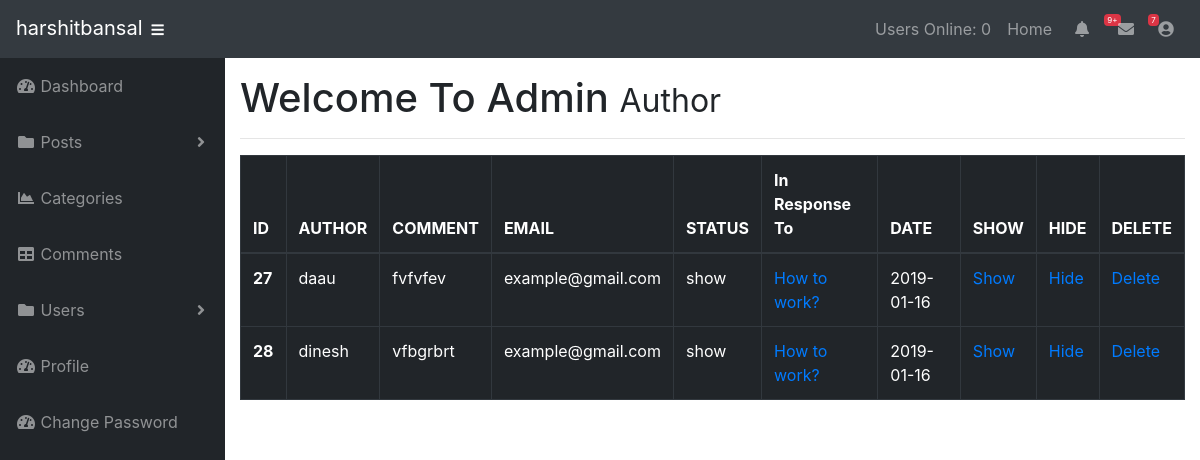
Before: /admin/post_comment.php?id=2 (signed in) with the older database file.
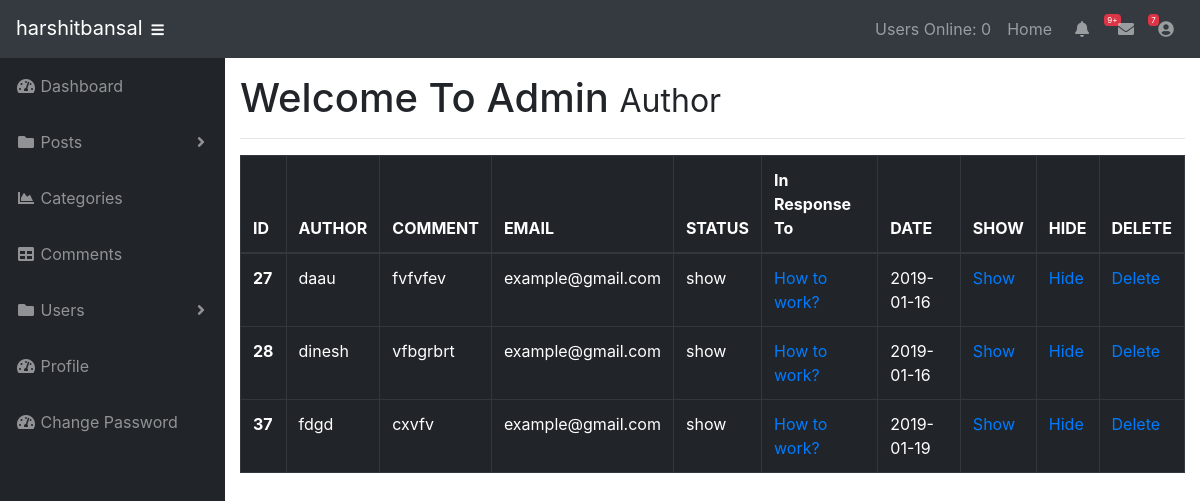
After: the same page with the newer database file.
### tables this page shows
CREATE TABLE `comments` (
  `comment_id` int(3) NOT NULL,
  `comment_post_id` int(3) NOT NULL,
  `comment_author` varchar(255) NOT NULL,
  `comment_email` varchar(255) NOT NULL,
  `comment_content` text NOT NULL,
  `comment_status` varchar(255) NOT NULL,
  `comment_date` date NOT NULL
);

CREATE TABLE `posts` (
  `post_id` int(3) NOT NULL,
  `post_category_id` int(3) NOT NULL,
  `post_title` varchar(255) NOT NULL,
  `post_user` varchar(255) NOT NULL,
  `post_date` date NOT NULL,
  `post_image` text NOT NULL,
  `post_content` text NOT NULL,
  `post_tags` varchar(255) NOT NULL,
  `post_comment_count` int(11) NOT NULL,
  `post_status` varchar(255) NOT NULL DEFAULT 'draft',
  `post_views_count` int(11) NOT NULL
);

### admin/post_comment.php (the view, shortened to what this page needs)
<?php include "includes/header.php" ?>
<?php include "includes/navigation.php" ?>
<div id="wrapper">
<?php include "includes/sidebar.php" ?>
<div id="content-wrapper">
  <div class="container-fluid">
    <h1>Welcome To Admin
     <small>Author</small>
    </h1>
    <hr>
    <table class="table table-hover table-dark table-bordered">
        <thead>
            <tr>
              <th scope="col">ID</th>
              <th scope="col">AUTHOR</th>
              <th scope="col">COMMENT</th>
              <th scope="col">EMAIL</th>
              <th scope="col">STATUS</th>
              <th scope="col">In Response To</th>
              <th scope="col">DATE</th>
              <th scope="col">SHOW</th>
              <th scope="col">HIDE</th>
              <th scope="col">DELETE</th>
            </tr>
        </thead>
        <tbody>
        <?php
        $query = "SELECT * FROM comments WHERE comment_post_id =" .$_GET['id']. " ";
        $select_all_comments_query = mysqli_query($connection,$query);
        while($row = mysqli_fetch_assoc($select_all_comments_query)){
           $comment_id = $row['comment_id'];
           $comment_post_id = $row['comment_post_id'];
           $comment_author = $row['comment_author'];
           $comment_content = $row['comment_content'];
           $comment_email = $row['comment_email'];
           $comment_status = $row['comment_status'];
           $comment_date = $row['comment_date'];
          echo "<tr>";
          echo "<th scope='row'>$comment_id</th>";
          echo "<td>$comment_author</td>";
          echo "<td>$comment_content</td>";
          echo "<td>$comment_email</td>";
          echo "<td>$comment_status</td>";
          $query = "SELECT * FROM posts WHERE post_id = $comment_post_id ";
          $select_post_id_query = mysqli_query($connection,$query);
          while($row = mysqli_fetch_assoc($select_post_id_query)){
              $post_id = $row['post_id'];
              $post_title = $row['post_title'];
              echo "<td><a href='../post.php?p_id=$post_id'>$post_title</a></td>";
          }
          echo "<td>$comment_date</td>";
          echo "<td><a href='comments.php?show=$comment_id'>Show</td>";
          echo "<td><a href='comments.php?hide=$comment_id'>Hide</td>";
          echo "<td><a href='post_comment.php?delete=$comment_id&id=". $_GET['id'] ."'>Delete</td>";
          echo "</tr>";
        }
        ?>
        </tbody>
    </table>
  </div>
</div>
</div>
<?php include "includes/footer.php" ?>

Changed rows visible on the page:
added comments: comment_id "37", comment_author "fdgd", comment_content "cxvfv", comment_email "example@gmail.com", comment_status "show", comment_date "2019-01-19", posts (post_title "How to work?")
